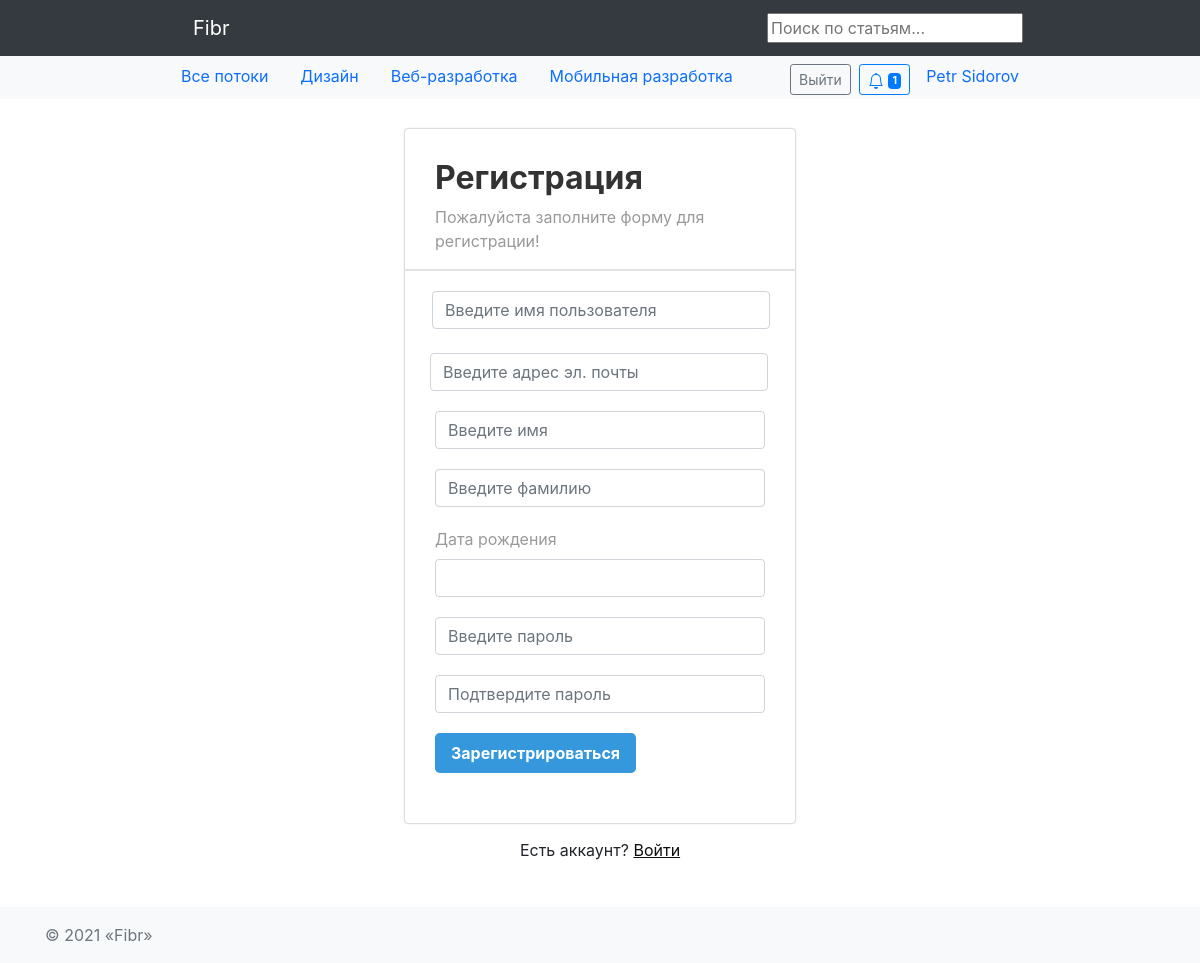
Screenshot of /auth/register/ (signed in) with the database file from the repository.
### hub/models.py (models this page shows, shortened)
class Topic(models.Model):
    name = models.CharField(max_length=64)
    short_description = models.TextField(blank=True)
    class Meta:
        verbose_name = 'Тематика'
        verbose_name_plural = 'Тематики'

### authapp/models.py (models this page shows, shortened)
class User(AbstractUser):
    image = models.ImageField(upload_to='users_avatars', blank=True, default='users_avatars/default.jpg')
    birthday = models.DateField(blank=True, null=True)
    is_moderator = models.BooleanField(default=False)
    is_blocked = models.BooleanField(default=False)
    blocked_time = models.DateTimeField(default=timezone.now)
    def is_not_blocked(self):
        if self.is_blocked and self.blocked_time < timezone.now():
            self.is_blocked = False
            self.save()
            self.notification.create(user=self, type_of='Аккаунт разблокирован!').save()
        return not self.is_blocked

### authapp/views.py (the view)
# urls.py: path('register/', authapp.RegisterUserView.as_view(), name='register'),
class RegisterUserView(CreateView):
    model = User
    template_name = 'authapp/register.html'
    form_class = UserRegisterForm
    success_url = '/'
    success_msg = 'Пользователь успешно создан'

### authapp/forms.py (shortened to what this page needs)
class UserRegisterForm(UserCreationForm):
    class Meta:
        model = User
        fields = ('username', 'email', 'first_name', 'last_name', 'password1', 'password2', 'birthday')
        widgets = {
            'birthday': DatePickerInput(format='%Y-%m-%d'),
        }
    def __init__(self, *args, **kwargs):
        super().__init__(*args, **kwargs)
        self.fields['username'].widget.attrs['placeholder'] = 'Введите имя пользователя'
        self.fields['email'].widget.attrs['placeholder'] = 'Введите адрес эл. почты'
        self.fields['first_name'].widget.attrs['placeholder'] = 'Введите имя'
        self.fields['last_name'].widget.attrs['placeholder'] = 'Введите фамилию'
        self.fields['password1'].widget.attrs['placeholder'] = 'Введите пароль'
        self.fields['password2'].widget.attrs['placeholder'] = 'Подтвердите пароль'
        for field in self.fields.values():
            field.widget.attrs['class'] = 'form-control'

### article/models.py (called while the page is built)
    @staticmethod
    def get_moderated_articles():
        return Article.objects.filter(is_active=True, is_moderated=True)

### complaint/models.py (called while the page is built)
    @classmethod
    def get_active_complaints(cls):
        return Complaint.objects.filter(status__exact=cls.ACTIVE).order_by('-created_at')

### context_processor.py (called while the page is built)
def topic_list(request):
    if request.POST:
        sorting = request.POST.get('sorting', settings.SORTING.NEWEST)
    else:
        sorting = request.GET.get('sorting', settings.SORTING.NEWEST)
    return {"topic_list": Topic.objects.all(),
            'sorting': sorting,
            'sorting_list': settings.SORTING.__dict__.values()}

def moderated_article_count(request):
    return {'moderated_articles_count': Article.get_moderated_articles().count(),
            'new_complaints_count': Complaint.get_active_complaints().count(),
            }

### notification/models.py (called while the page is built)
    @staticmethod
    def total_count(user_pk):
        return Notification.objects.filter(user=user_pk).count()

    @staticmethod
    def total_unread_count(user_pk):
        return Notification.objects.filter(user=user_pk, read=False).count()

    @staticmethod
    def get_unread(user_pk):
        return Notification.objects.filter(user=user_pk, read=False).order_by('-created_at')

    @classmethod
    def get_new_comments_articles(cls, user):
        return Article.objects.filter(user=user).annotate(
            num_notices=Count('notification', filter=Q(notification__type_of=cls.NEW_COMMENT) & Q(
                notification__read=False))) \
            .filter(num_notices__gt=0).order_by('-num_notices')

### authapp/templates/authapp/register.html (shortened to what this page needs)
{% extends 'authapp/base.html' %}
{% load static %}
{% block content %}
    <div class="signup-form">
        <form method="post" novalidate>
            <h2>Регистрация</h2>
            <p>Пожалуйста заполните форму для регистрации!</p>
            <hr>
            <div class="form-group">
                <div class="row">
                    <div class="col-xs-6">{{ form.username }}{{ form.username.errors }}</div>
                    <div class="col-xs-6 pt-4">{{ form.email }}</div>
                </div>
            </div>
            <div class="form-group">
                {{ form.first_name }}
            </div>
            <div class="form-group">{{ form.last_name }}</div>
            <div class="form-group has-validation"><label for="birthday">Дата рождения</label>
                {{ form.birthday }}
            </div>
            <div class="form-group">
                {{ form.password1 }}{{ form.password1.errors }}
            </div>
            <div class="form-group">
                {{ form.password2 }}{{ form.password2.errors }}
            </div>
            <div class="form-group">
                <button type="submit" class="btn btn-primary btn-lg">Зарегистрироваться</button>
            </div>
        </form>
        <div class="hint-text">Есть аккаунт? <a style="color: #0d0d0d" href="{% url 'auth:login' %}">Войти</a></div>
    </div>
{% endblock %}

### mainapp/templates/mainapp/includes/inc_nav_menu.html (shortened to what this page needs)
<nav class="navbar navbar-expand-lg navbar-dark bg-dark">
    <div class="container w-75">
        <a class="navbar-brand px-lg-3" href="/">Fibr</a>
        <form action="{% url 'search:search_result'  %}" method="get">
            <input name="keyword" type="text" placeholder="Поиск по статьям...">
        </form>
    </div>
</nav>
<nav id="navbar_top" class="navbar-expand-md navbar-light bg-light">
    <div class="container d-flex justify-content-between w-75">
        <ul class="nav justify-content-center">
            <li class="nav-item">
                <a class="nav-link" href="{% url 'mainapp:index' %}">Все потоки</a>
            </li>
            {% for topic in topic_list %}
            <li class="nav-item">
                <a class="nav-link" href="{% url 'hub:topic' topic.pk %}">
                    {{ topic.name }}
                </a>
            </li>
            {% endfor %}
        </ul>
        <ul class="nav">
            <li class="nav-item">
                <div class="d-grid gap-2 d-md-block mt-1">
                    {% if user.is_authenticated %}
                    <button class="btn btn-outline-secondary btn-sm my-0 m-1" type="button"
                        onclick="location.href='{% url 'auth:logout' %}'">
                        Выйти
                    </button>
                    {% endif %}
                    {% include 'notification/includes/inc_notification.html' %}
                </div>
            </li>
            {% if user.is_authenticated %}
            <li class="nav-item">
                <a class="nav-link" href="{% url 'auth:profile' user.pk %}">{{ user.get_full_name }}</a>
            </li>
            {% endif %}
        </ul>
    </div>
</nav>

### authapp/templates/authapp/register.html (style rules this page uses)
.form-control { height: 41px; background: #f2f2f2; box-shadow: none !important; border: none; }
.form-control, .btn { border-radius: 3px; }
.signup-form { width: 390px; margin: 30px auto; }
.signup-form form { color: #999; border-radius: 3px; margin-bottom: 15px; background: #fff; box-shadow: 0 0 2px rgba(0, 0, 0, 0.5); padding: 30px; }
.signup-form h2 { color: #333; font-weight: bold; margin-top: 0; }
.signup-form hr { margin: 0 -30px 20px; }
.signup-form .form-group { margin-bottom: 20px; }
.signup-form .row div:first-child { padding-right: 10px; }
.signup-form .row div:last-child { padding-left: 10px; }
.signup-form .btn { font-size: 16px; font-weight: bold; background: #3598dc; border: none; min-width: 140px; }
.signup-form a { color: #fff; text-decoration: underline; }
.signup-form .hint-text { padding-bottom: 15px; text-align: center; }

### rows the page displays
Topic: name "Дизайн"
Topic: name "Веб-разработка"
Topic: name "Мобильная разработка"
User: get_full_name "Petr Sidorov"

### other values shown
{{ notice.unread_count }} "1"
